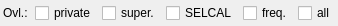
<?xml version="1.0" encoding="UTF-8"?>
<ui version="4.0">
 <class>CSettingsTextMessageInlineComponent</class>
 <widget class="QFrame" name="CSettingsTextMessageInlineComponent">
  <property name="geometry">
   <rect>
    <x>0</x>
    <y>0</y>
    <width>338</width>
    <height>26</height>
   </rect>
  </property>
  <property name="windowTitle">
   <string>Frame</string>
  </property>
  <layout class="QHBoxLayout" name="hl_TextMessageSettings">
   <property name="leftMargin">
    <number>3</number>
   </property>
   <property name="topMargin">
    <number>3</number>
   </property>
   <property name="rightMargin">
    <number>3</number>
   </property>
   <property name="bottomMargin">
    <number>3</number>
   </property>
   <item>
    <widget class="QLabel" name="lbl_Overlay">
     <property name="toolTip">
      <string>Overlay</string>
     </property>
     <property name="text">
      <string>Ovl.:</string>
     </property>
    </widget>
   </item>
   <item>
    <widget class="QCheckBox" name="cb_Private">
     <property name="text">
      <string>private</string>
     </property>
    </widget>
   </item>
   <item>
    <widget class="QCheckBox" name="cb_Supervisor">
     <property name="toolTip">
      <string>supervisor</string>
     </property>
     <property name="text">
      <string>super.</string>
     </property>
    </widget>
   </item>
   <item>
    <widget class="QCheckBox" name="cb_Selcal">
     <property name="text">
      <string>SELCAL</string>
     </property>
    </widget>
   </item>
   <item>
    <widget class="QCheckBox" name="cb_Frequency">
     <property name="toolTip">
      <string>frequency</string>
     </property>
     <property name="text">
      <string>freq.</string>
     </property>
    </widget>
   </item>
   <item>
    <widget class="QCheckBox" name="cb_All">
     <property name="text">
      <string>all</string>
     </property>
    </widget>
   </item>
  </layout>
 </widget>
 <resources/>
 <connections/>
</ui>
